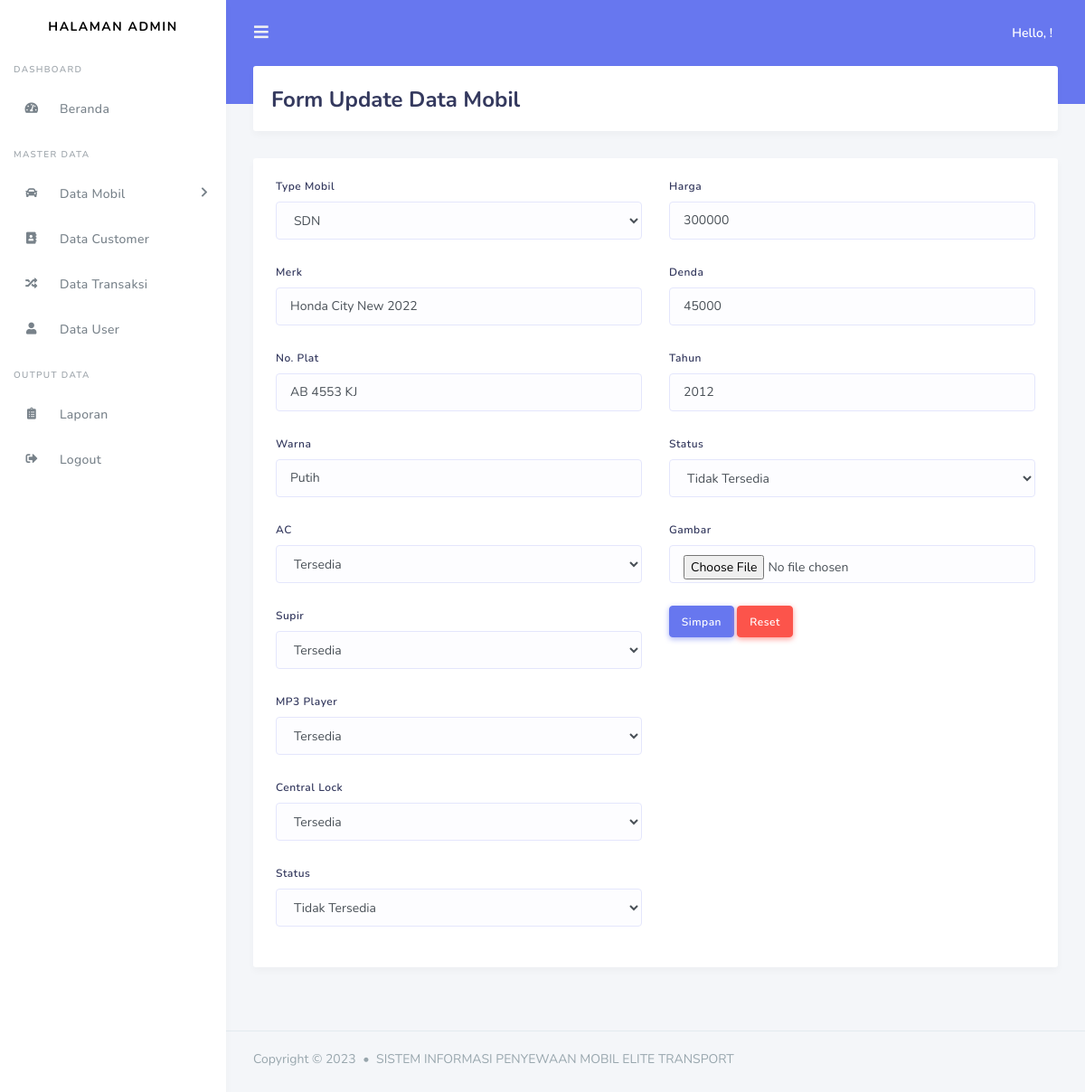
The page /admin/data_mobil/update_mobil/9 on the database its author committed.
### tables this page shows
CREATE TABLE `mobil` (
  `id_mobil` int NOT NULL,
  `kode_type` varchar(120) NOT NULL,
  `merk` varchar(120) NOT NULL,
  `no_plat` varchar(20) NOT NULL,
  `warna` varchar(20) NOT NULL,
  `tahun` varchar(4) NOT NULL,
  `status` varchar(50) NOT NULL,
  `harga` int NOT NULL,
  `denda` int NOT NULL,
  `ac` int NOT NULL,
  `supir` int NOT NULL,
  `mp3_player` int NOT NULL,
  `central_lock` int NOT NULL,
  `gambar` varchar(255) NOT NULL
);

CREATE TABLE `type` (
  `id_type` int NOT NULL,
  `kode_type` varchar(10) NOT NULL,
  `nama_type` varchar(50) NOT NULL
);

### application/controllers/admin/Data_mobil.php (called while the page is built, shortened)
<?php
class Data_mobil extends CI_Controller{
	public function update_mobil($id){
		$this->rental_model->admin_login();
		$data['mobil'] = $this->db->query("SELECT * FROM mobil mb, type tp WHERE mb.kode_type=tp.kode_type AND mb.id_mobil='$id'")->result();
		$data['type'] = $this->rental_model->get_data('type')->result();
		$this->load->view('templates_admin/header');
		$this->load->view('templates_admin/sidebar');
		$this->load->view('admin/form_update_mobil',$data);
		$this->load->view('templates_admin/footer');
	}
}
?>

### index.php (called while the page is built, shortened)
<?php
require_once BASEPATH.'core/CodeIgniter.php';

### application/views/admin/form_update_mobil.php (the view, shortened to what this page needs)
<div class="main-content">
    <section class="section">
        <div class="section-header">
            <h1>Form Update Data Mobil</h1>
        </div>
        <div class="card">
        	<div class="card-body">
        		<?php foreach ($mobil as $mb) : ?>
        		<form method="POST" action="<?php echo base_url('admin/data_mobil/update_mobil_aksi') ?>" enctype="multipart/form-data">
        		<div class="row">
        			<div class="col-md-6">
        				<div class="form-group">
        					<label>Type Mobil</label>
        					<select name="kode_type" class="form-control">
        						<option value="<?php echo $mb->kode_type ?>"><?php echo $mb->kode_type ?></option>
        					</select>
        				</div>
        				<div class="form-group">
        					<label>Merk</label>
        					<input type="text" name="merk" class="form-control" value="<?php echo $mb->merk ?>">
        				</div>
        				<div class="form-group">
        					<label>No. Plat</label>
        					<input type="text" name="no_plat" class="form-control" value="<?php echo $mb->no_plat ?>">
        				</div>
        				<div class="form-group">
        					<label>Warna</label>
        					<input type="text" name="warna" class="form-control" value="<?php echo $mb->warna ?>">
        				</div>
                        <div class="form-group">
                            <label>AC</label>
                            <select name="ac" class="form-control">
                                <option <?php if($mb->ac == 1){echo "selected='selected'";}
                                    echo $mb->ac;?> value="1">Tersedia</option>
                            </select>
                        </div>
                        <div class="form-group">
                            <label>Supir</label>
                            <select name="supir" class="form-control">
                                <option <?php if($mb->supir == 1){echo "selected='selected'";}
                                    echo $mb->supir;?> value="1">Tersedia</option>
                            </select>
                        </div>
                        <div class="form-group">
                            <label>MP3 Player</label>
                            <select name="mp3_player" class="form-control">
                                <option <?php if($mb->mp3_player == 1){echo "selected='selected'";}
                                    echo $mb->mp3_player;?> value="1">Tersedia</option>
                            </select>
                        </div>
                        <div class="form-group">
                            <label>Central Lock</label>
                            <select name="central_lock" class="form-control">
                                <option <?php if($mb->central_lock == 1){echo "selected='selected'";}
                                    echo $mb->central_lock;?> value="1">Tersedia</option>
                            </select>
                        </div>
                        <div class="form-group">
                            <label>Status</label>
                            <select name="status" class="form-control">
                                <option <?php if($mb->status == 0){echo "selected='selected'";}
                                    echo $mb->status;?> value="0">Tidak Tersedia</option>
                            </select>
                        </div>
        			</div>
        			<div class="col-md-6">
                        <div class="form-group">
                            <label>Harga</label>
                            <input type="text" name="harga" class="form-control" value="<?php echo $mb->harga ?>">
                        </div>
                        <div class="form-group">
                            <label>Denda</label>
                            <input type="text" name="denda" class="form-control" value="<?php echo $mb->denda ?>">
                        </div>
        				<div class="form-group">
        					<label>Tahun</label>
        					<input type="number" name="tahun" class="form-control" value="<?php echo $mb->tahun ?>">
        				</div>
        				<div class="form-group">
        					<label>Status</label>
        					<select name="status" class="form-control">
        						<option <?php if($mb->status == 0){echo "selected='selected'";}
        							echo $mb->status;?> value="0">Tidak Tersedia</option>
        					</select>
        				</div>
        				<div class="form-group">
        					<label>Gambar</label>
        					<input type="file" name="gambar" class="form-control">
        				</div>
        				<button type="submit" class="btn btn-primary">Simpan</button>
        				<button type="reset" class="btn btn-danger">Reset</button>
        			</div>
        		</div>
        		</form>
        	<?php endforeach; ?>
        	</div>
        </div>
    </section>
</div>

### rows shown on the page
mobil: kode_type "SDN", merk "Honda City New 2022", no_plat "AB 4553 KJ", warna "Putih", ac "Tersedia", supir "Tersedia", mp3_player "Tersedia", central_lock "Tersedia", status "Tidak Tersedia", harga "300000", denda "45000", tahun "2012"
